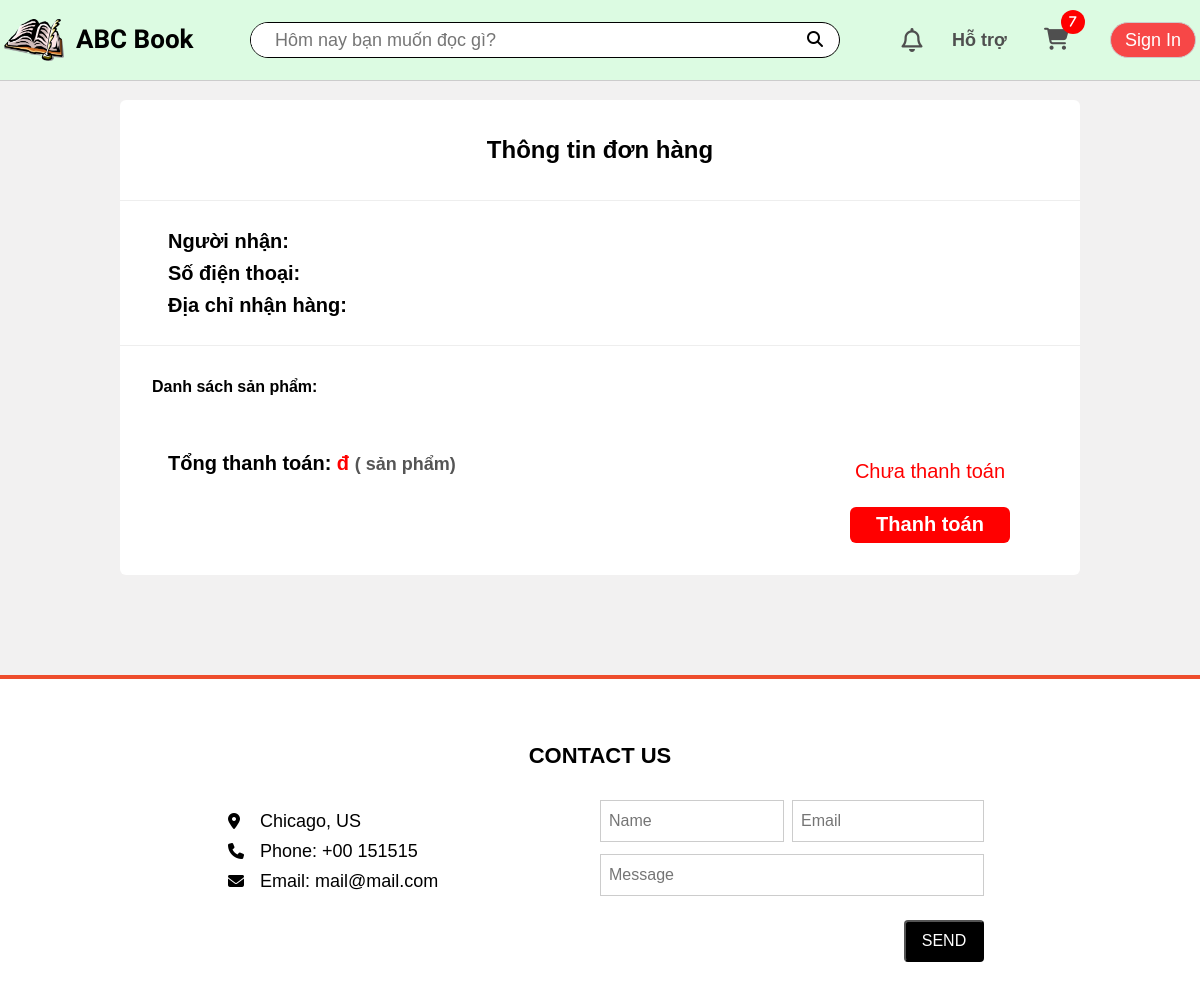
Page /order/details/104 (signed in) on the earlier database version.
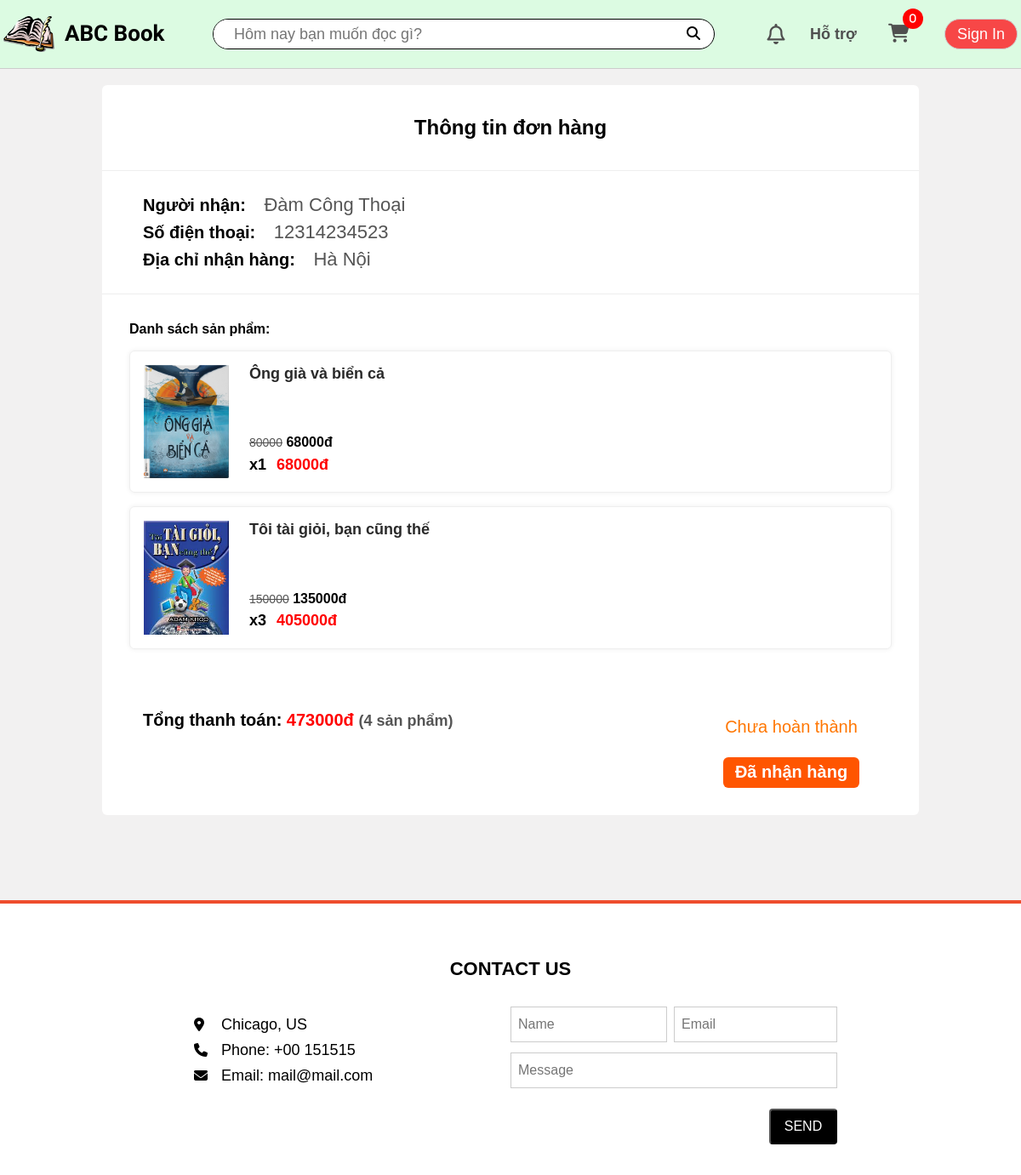
Same page on the later database version.
### app/models.py (models this page shows, shortened)
class Cart(models.Model):
    customer = models.OneToOneField(User, on_delete=models.CASCADE, blank=True, null=True)
    def getCartItemsAmount(self):
        cartItems = self.cartitem_set.all()
        total = sum([item.quantity for item in cartItems])
        return total

class CartItem(models.Model):
    product = models.ForeignKey(Product, on_delete=models.SET_NULL, blank=True, null=True)
    cart = models.ForeignKey(Cart, on_delete=models.SET_NULL, blank=True, null=True)
    quantity = models.IntegerField(default=0, null=True, blank=True)
    dateAdded = models.DateTimeField(auto_now_add=True)

class Order(models.Model):
    customer = models.ForeignKey(User, on_delete=models.SET_NULL, blank=True, null=True)
    name = models.CharField(max_length=100, null=True)
    address = models.CharField(max_length=250, null=True)
    phoneNumber = models.CharField(max_length=10, null=True)
    dateOrder = models.DateTimeField(auto_now_add=True)
    complete = models.BooleanField(default=False, null=True, blank=False)
    active = models.BooleanField(default=False)
    isPaid = models.BooleanField(default=False) # Check if the order has been paid
    @property
    def getOrderItemsAmount(self):
        orderitems = self.orderitem_set.all()
        total = sum([item.quantity for item in orderitems])
        return total
    def getOrderTotalPrice(self):
        orderitems = self.orderitem_set.all()
        total = sum([item.get_total for item in orderitems])
        return total

class OrderItem(models.Model):
    product = models.ForeignKey(Product, on_delete=models.SET_NULL, blank=True, null=True)
    order = models.ForeignKey(Order, on_delete=models.SET_NULL, blank=True, null=True)
    quantity = models.IntegerField(default=0, null=True, blank=True)
    dateAdded = models.DateTimeField(auto_now_add=True)
    @property
    def get_total(self):
        return self.product.price * self.quantity

class Product(models.Model):
    name = models.CharField(max_length=100, null=True)
    price = models.IntegerField()
    cost = models.IntegerField()
    image = models.ImageField(upload_to='product', null=True, blank=True)
    publisher = models.CharField(default='N/A', max_length=100, null=True, blank=True)
    author = models.CharField(default='N/A', max_length=100, null=True, blank=True)
    description = models.CharField(default='Người bán chưa cung cấp thông tin mô tả sản phẩm.', max_length=3000, null=True, blank=True)
    slugName = models.SlugField(unique=True, null=True, blank=True)
    CATEGORY_CHOICES = [
        ('category0', 'Nổi bật'),
        ('category1', 'Sách văn học'),
        ('category2', 'Sách kinh tế'),
        ('category3', 'Sách thiếu nhi'),
        ('category4', 'Sách giáo khoa'),
        ('category5', 'Sách ngoại ngữ'),
        ('category6', 'Tâm lý - kĩ năng sống'),
        ('category7', 'Tiểu sử - hồi ký'),
    ]
    category = models.CharField(
        max_length=30,
        choices=CATEGORY_CHOICES,
        default='category0',
    )
    @property
    def imageURL(self):
        try:
            url = self.image.url
        except:
            url = 'static/app/images/icon-camera.png'
        return url

### app/views.py (the view)
# urls.py: path('order/details/<int:order_id>', views.orderDetails, name='order-details'),
def orderDetails(request, order_id):
    if request.user.is_authenticated:
        customer = request.user
        cart, created = Cart.objects.get_or_create(customer=customer)
        try:
            order = get_object_or_404(Order, customer=customer, id=order_id)
            items = order.orderitem_set.all()
        except Http404:
            order = {'get_cart_items':0, 'get_cart_total':0}
            items = []
    else:
        customer = None
        cart = {'getCartItemsAmount': 0}
        order = {'get_cart_items':0, 'get_cart_total':0}
        items = []
    context = {'cart': cart ,'order': order, 'items': items}
    return render(request, 'app/orderdetail.html', context)

### app/models.py (called while the page is built)
    @property
    def avatarURL(self):
        url = '/static/app/images/avatar-icon.png'
        try:
            url = self.avatar.url
        except:
            url = '/static/app/images/avatar-icon.png'
        return url

### app/templates/app/orderdetail.html (shortened to what this page needs)
{% extends 'app/base.html' %}
{% load static %}
{% block title %}
    <link rel="stylesheet" href="{% static 'app/css/orderdetail.css' %}"/>
{% endblock title %}
{% block content %}
    <div class="order-details">
        <h2 class="order-details__heading">Thông tin đơn hàng</h2>
        <div class="customer">
            <h4>Người nhận: <span>{{order.name}}</span></h4>
            <h4>Số điện thoại: <span>{{order.phoneNumber}}</span></h4>
            <h4>Địa chỉ nhận hàng: <span>{{order.address}}</span></h4>
        </div>
        <div class="list-product">
            <h4 class="list-product__heading">Danh sách sản phẩm:</h4>
            {% for item in items %}
                <a class="product" href="{% url 'book' item.product.slugName %}">
                    <img class="product__img" src="{{item.product.imageURL}}">
                    <div class="product__info">
                        <h4 class="info__heading">{{item.product.name}}</h4>
                        <div class="info__body">
                            <div class="info__body-price">
                                <del>{{item.product.cost}}</del>
                                {{item.product.price}}đ
                            </div>
                            <div class="total-price">
                                <div class="total-price__quantity">x{{item.quantity}}</div>
                                <div class="total-price__total">{{item.get_total}}đ</div>
                            </div>
                        </div>
                    </div>
                </a>
            {% endfor %}
        </div>
        <div class="order-details__controls">
            <div class="order-details__bill">
                Tổng thanh toán: <span>{{order.getOrderTotalPrice}}đ</span>
                <label>({{order.getOrderItemsAmount}} sản phẩm)</label>
            </div>
            <div class="order-details__status">
                {% if order.isPaid %}
                    {% if order.complete %}
                        <label style="color: #31af91">Đã hoàn thành</label>
                        <button data-order="{{order.id}}" type="button" disabled class="order-demo-button order__complete complete">
                            <img src="{% static 'app/images/success-icon.png' %}">
                        </button>
                    {% else %}
                        <label style="color: #ff7600">Chưa hoàn thành</label>
                        <button data-order="{{order.id}}" type="button" class="order-demo-button order__complete">Đã nhận hàng</button>
                    {% endif %}
                {% else %}
                    <label style="color: #ff0000">Chưa thanh toán</label>
                    <button data-order="{{order.id}}" type="button" class="order-demo-button order__pay-again">Thanh toán</button>
                {% endif %}
            </div>
        </div>
    </div>
{% endblock content %}

### app/templates/app/base.html (shortened to what this page needs)
{% load static %}
<!DOCTYPE html>
<html lang="en">
<head>
    {% block title %}{% endblock title %}
    <link rel="stylesheet" href="https://cdnjs.cloudflare.com/ajax/libs/font-awesome/6.4.2/css/all.min.css">
    <link rel="stylesheet" href="{% static 'app/css/reset.css' %}"/>
    <link rel="stylesheet" href="{% static 'app/css/base.css' %}"/>
    <link rel="stylesheet" href="{% static 'app/css/responsive.css' %}"/>
</head>
<body>
    <header>
        <div class="header">
            <div class="nav grid">
                <div class="nav__logo">
                    <a href="{% url 'home' %}" class="logo-link">
                        <img class="logo-link__icon pc" src="{% static 'app/images/book-logo.png' %}" alt="">
                        <h2 class="logo-link__heading">ABC Book</h2>
                    </a>
                </div>
                <div class="nav__search">
                    <input id="search-input" class="search__input tablet pc" type="text" placeholder="Hôm nay bạn muốn đọc gì?">
                    <button id="search-button" type="button" class="search__btn">
                        <i class="fa-solid fa-magnifying-glass"></i>
                    </button>
                </div>
                <div class="nav__notify pc tablet">
                    <div class="nav__notify-icon">
                        <a href="{% url 'notifications' %}" class="nav__notify-link">
                            <i class="fa-regular fa-bell"></i>
                        </a>
                    </div>
                </div>
                <div class="nav__support pc tablet">
                    <a href="" class="nav__support-link">Hỗ trợ</a>
                </div>
                <div class="nav__cart pc tablet">
                    <a href="{% url 'cart' %}" class="nav__cart-link">
                        <i class="fa-solid fa-cart-shopping"><div class="nav__cart-quantity">{{cart.getCartItemsAmount}}</div></i>
                    </a>
                </div>
                <div class="nav__user">
                    <button type="button" id="sign-btn" class="sign-btn">Sign In</button>
                </div>
            </div>
        </div>
    </header>
    {% block content %}{% endblock content %}
    {% block footer %}
        <footer class="footer">
            <div class="wrapper">
                <h2 class="heading">CONTACT US</h2>
                <div class="contact">
                    <div class="contact__info">
                        <ul style="list-style: none;">
                            <li><i class="fa-solid fa-location-dot"></i>Chicago, US</li>
                            <li><i class="fa fa-phone"></i>Phone: +00 151515</li>
                            <li><i class="fa fa-envelope"></i>Email: mail@mail.com</li>
                        </ul>
                    </div>
                    <div class="contact__form">
                        <div class="form__input"><input type="text" placeholder="Name" ></div>
                        <div class="form__input"><input type="text" placeholder="Email"></div>
                        <div class="form__message"><input type="text" placeholder="Message"></div>
                        <button type="button" class="form__send-btn">SEND</button>
                    </div>
                </div>
            </div>
        </footer>
    {% endblock footer %}
</body>
</html>

### app/static/app/css/orderdetail.css (style rules this page uses)
.order-details { width: 960px; max-width: 100%; margin: 100px auto; background-color: #fff; border-radius: 6px; }
a { text-decoration: none; color: #000; }
.order-details .order-details__heading { width: 100%; padding: 36px 0; font-size: 24px; text-align: center; border-bottom: 1px solid #eee; }
.order-details .customer { width: 100%; padding: 24px; padding-left: 48px; border-bottom: 1px solid #eee; }
.order-details .customer h4 { font-size: 20px; line-height: 32px; }
.order-details .customer span { margin-left: 16px; font-size: 22px; font-weight: 300; color: #555; }
.order-details .list-product { width: 100%; padding: 32px; }
.order-details .list-product .product { display: flex; width: 100%; margin: 16px 0; padding: 16px 0; border: 1px solid #eee; border-radius: 6px; box-shadow: 0 0 5px 1px #f3f3f3; }
.order-details .list-product .product__img { width: 100px; max-width: 20%; aspect-ratio: 3/4; margin-left: 16px; margin-right: 24px; }
.order-details .list-product .product__info { display: flex; flex-direction: column; justify-content: space-between; }
.order-details .list-product .info__heading { font-size: 18px; font-weight: 600; color: #2a2a2a; width: 100%; flex: 1; }
.order-details .list-product .info__body-price { font-size: 16px; font-weight: 600; }
.order-details .list-product .info__body-price del { font-size: 14px; font-weight: 300; color: #555; }
.order-details .list-product .total-price { display: flex; padding: 6px 0; }
.order-details .list-product .total-price__quantity { font-size: 18px; font-weight: 600; padding-right: 12px; }
.order-details .list-product .total-price__total { font-size: 18px; font-weight: 600; color: #ff0000; }
.order-details .order-details__controls { display: flex; }
.order-details .order-details__bill { flex: 1; width: 100%; padding: 24px; padding-left: 48px; font-size: 20px; font-weight: 600; }
.order-details .order-details__bill span { color: #ff0000; }
.order-details .order-details__bill label { font-size: 18px; color: #555; }
.order-details .order-details__status { width: 300px; max-width: 50%; padding: 32px 0; font-size: 20px; display: flex; align-items: center; flex-direction: column; justify-content: space-between; }
.order-details .order-details__status .order-demo-button { width: 160px; height: 36px; margin-top: 24px; border: none; border-radius: 6px; background-color: #ff5500; cursor: pointer; color: #fff; font-size: 20px; font-weight: 600; }

### app/static/app/css/responsive.css (style rules this page uses)
.pc, .tablet, .mobile { display: none; }
@media only screen and (min-width: 1024px) { .pc { display: block; } }

Differences in the rows shown:
computed for Cart: getCartItemsAmount "7" → "0"
added Order: name "Đàm Công Thoại", phoneNumber "12314234523", address "Hà Nội", getOrderTotalPrice "473000", getOrderItemsAmount "4"
added OrderItem: product.imageURL (picture), product.name "Ông già và biển cả", product.cost "80000", product.price "68000", quantity "1", get_total "68000"
added OrderItem: product.imageURL (picture), product.name "Tôi tài giỏi, bạn cũng thế", product.cost "150000", product.price "135000", quantity "3", get_total "405000"
Other differences:
text no longer shown: "Chưa thanh toán Thanh toán"
text now shown: "Chưa hoàn thành Đã nhận hàng"
